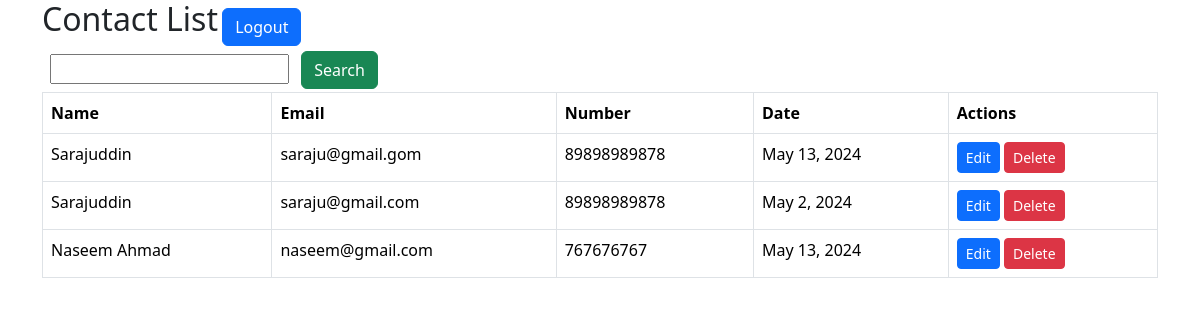
Page /show/ (signed in) on the committed database.
### crud_main/models.py (models this page shows, shortened)
class contactform(models.Model):
    name = models.CharField(max_length=100, default=True, blank=True)
    email = models.EmailField()
    number = models.IntegerField()
    date = models.DateField(max_length=15)

### crud_main/views.py (the view)
# urls.py: path('show/', views.show_data, name='show_data'),
@login_required(login_url="/loginn/")
def show_data(request):
    if 'srch' in request.GET:
        srch = request.GET['srch']
        search_filter = Q(name__icontains=srch) | Q(email__icontains=srch) | Q(number__icontains=srch) | Q(date__icontains=srch)
        show_table_data = contactform.objects.filter(search_filter)
    else:
        show_table_data = contactform.objects.all()
    context = {'show_table_data': show_table_data}
    return render(request, 'table.html', context)

### crud_main/templates/table.html (shortened to what this page needs)
<!DOCTYPE html>
<html lang="en">
<head>
    <link href="https://cdn.jsdelivr.net/npm/bootstrap@5.3.3/dist/css/bootstrap.min.css" rel="stylesheet">
</head>
<body>
    <div class="container">
        <h2 class="mt-4 d-inline">Contact List</h2>
        <a class="btn btn-primary" href="/logout/">Logout</a>
        <form method="GET" action="{% url 'show_data' %}">
            <input type="search" class="m-2" name="srch">
            <button type="submit" class="btn btn-success">Search</button>
        </form>
        <table class="table table-bordered">
            <thead>
                <tr>
                    <th>Name</th>
                    <th>Email</th>
                    <th>Number</th>
                    <th>Date</th>
                    <th>Actions</th>
                </tr>
            </thead>
            <tbody>
                {% for contact in show_table_data %}
                <tr>
                    <td>{{ contact.name }}</td>
                    <td>{{ contact.email }}</td>
                    <td>{{ contact.number }}</td>
                    <td>{{ contact.date }}</td>
                    <td>
                        <a href="{% url 'edit_btn' contact.id %}" class="btn btn-primary btn-sm">Edit</a>
                        <a href="{% url 'delete_btn' contact.id %}" class="btn btn-danger btn-sm">Delete</a>
                    </td>
                </tr>
                {% endfor %}
            </tbody>
        </table>
    </div>
</body>
</html>

### rows in the picture
contactform: name "Sarajuddin", email "saraju@gmail.gom", number "89898989878", date "May 13, 2024"
contactform: name "Sarajuddin", email "saraju@gmail.com", number "89898989878", date "May 2, 2024"
contactform: name "Naseem Ahmad", email "naseem@gmail.com", number "767676767", date "May 13, 2024"
